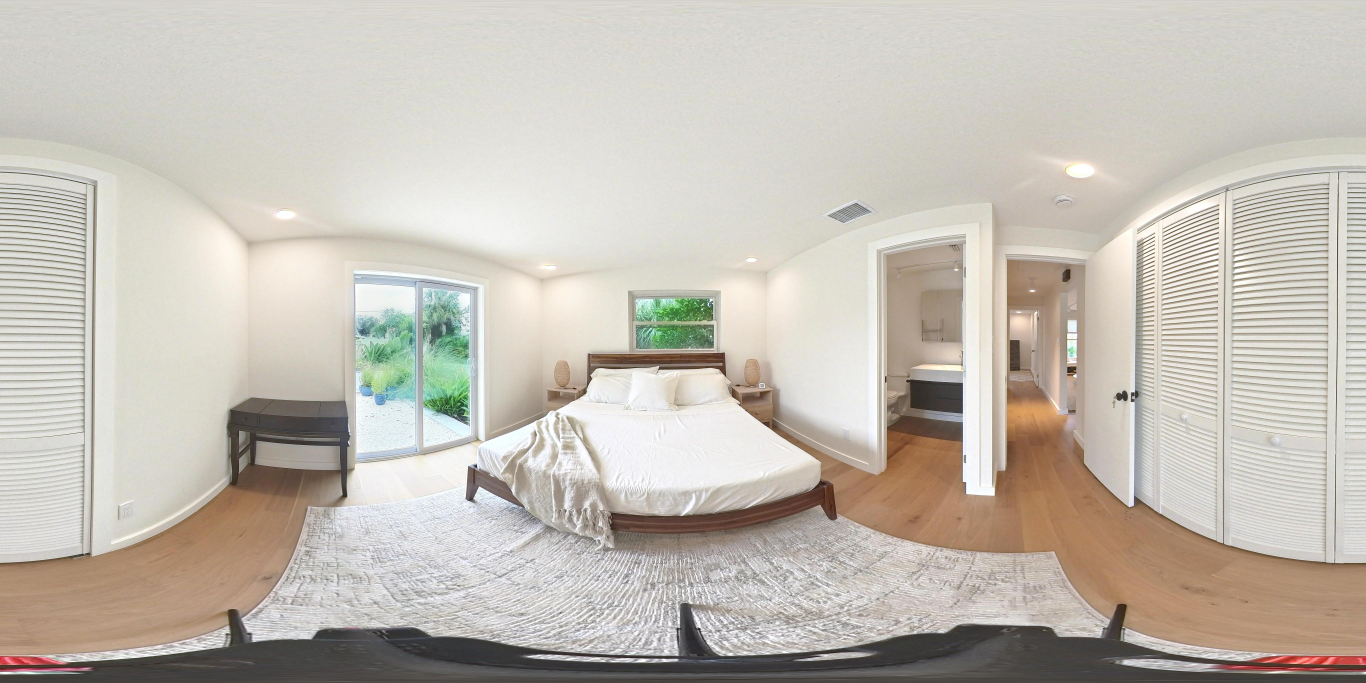
#> input picture source/zillow/panos/03fae42bc1.jpg, 4096 x 2048 px (shown at 1/3 size); its folder holds 4 pictures in this run
$ python pano_thumbs.py
#> lines starting #> are read from the running program, lines starting #| are printed output that depends on the picture
# Small WebP thumbnails for the panorama list and cards (the full 4096 x 2048 panoramas are ~1 MB each).
# usage (from web/): python3 -I tools/pano_thumbs.py
import glob, os
from PIL import Image
src = os.path.join(os.path.dirname(os.path.abspath(__file__)), '..', 'assets', 'panos')
out = os.path.join(os.path.dirname(os.path.abspath(__file__)), '..', 'assets', 'pano_thumbs')
os.makedirs(out, exist_ok=True)
total = 0
for f in sorted(glob.glob(os.path.join(src, '*.jpg'))):
    im = Image.open(f).convert('RGB')
#> im is the input picture: PIL image 4096x2048 RGB; mean R, G, B 196.3, 190.2, 180.7
    w, h = im.size
#> w = 4096; h = 2048
    # the middle of an equirect is the horizon band the viewer sees first; keep a 2:1 crop of it
    crop = im.crop((0, h // 6, w, h - h // 6)).resize((512, 192), Image.LANCZOS)
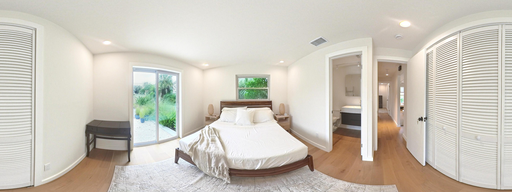
#> crop: PIL image 512x192 RGB; mean R, G, B 202.4, 196.5, 186.1
    dst = os.path.join(out, os.path.basename(f)[:-4] + '.webp')
    crop.save(dst, 'WEBP', quality=80, method=6)
    total += os.path.getsize(dst)
#> pass 2 of the loop `for f in sorted(glob.glob(os.path.join(src, '*.jpg'))):`:
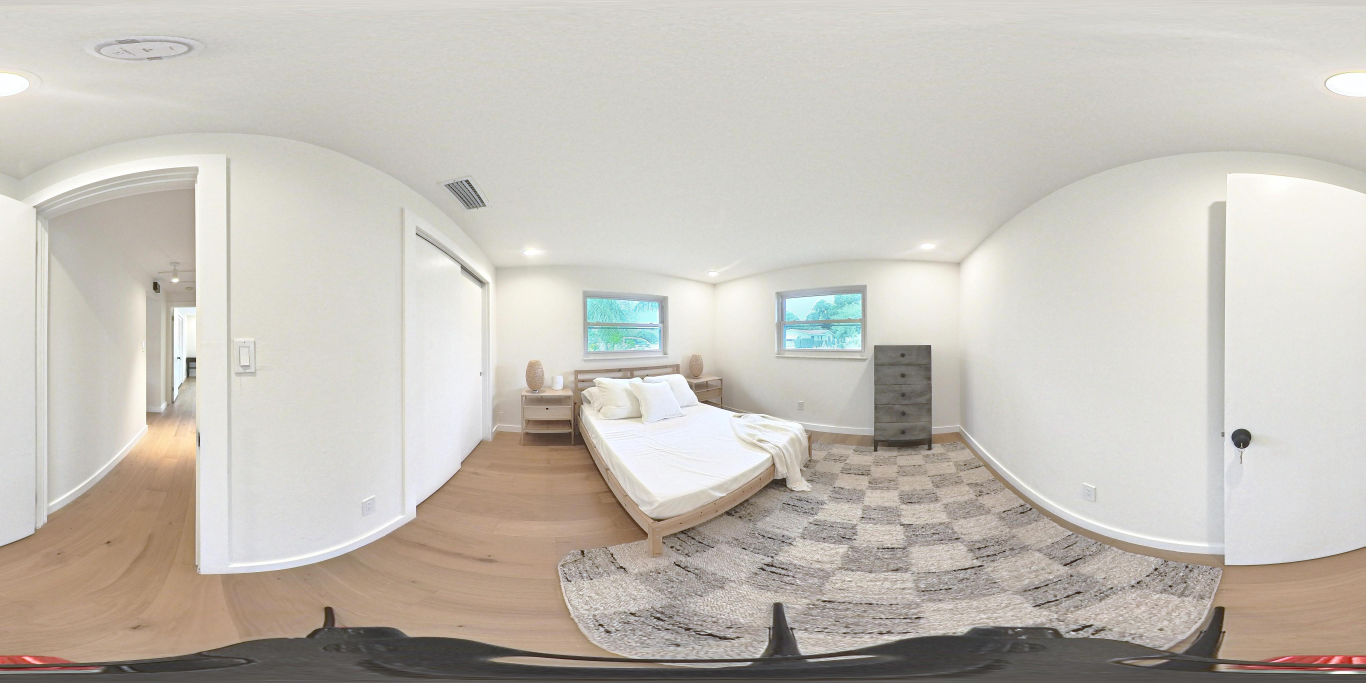
#> input picture source/zillow/panos/1cdbb27a4d.jpg, 4096 x 2048 px (shown at 1/3 size)
#> im is the input picture: PIL image 4096x2048 RGB; mean R, G, B 197.8, 192.7, 184.8
#> `crop = im.crop((0, h // 6, w, h - h // 6)).resize((512, 192), Image.LA..`:
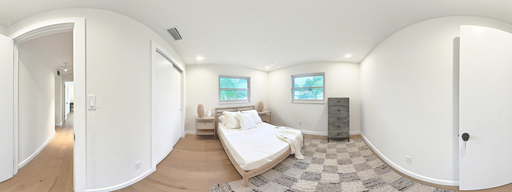
#> crop: PIL image 512x192 RGB; mean R, G, B 206.4, 202.9, 195.4
#> pass 3 of the loop `for f in sorted(glob.glob(os.path.join(src, '*.jpg'))):`:
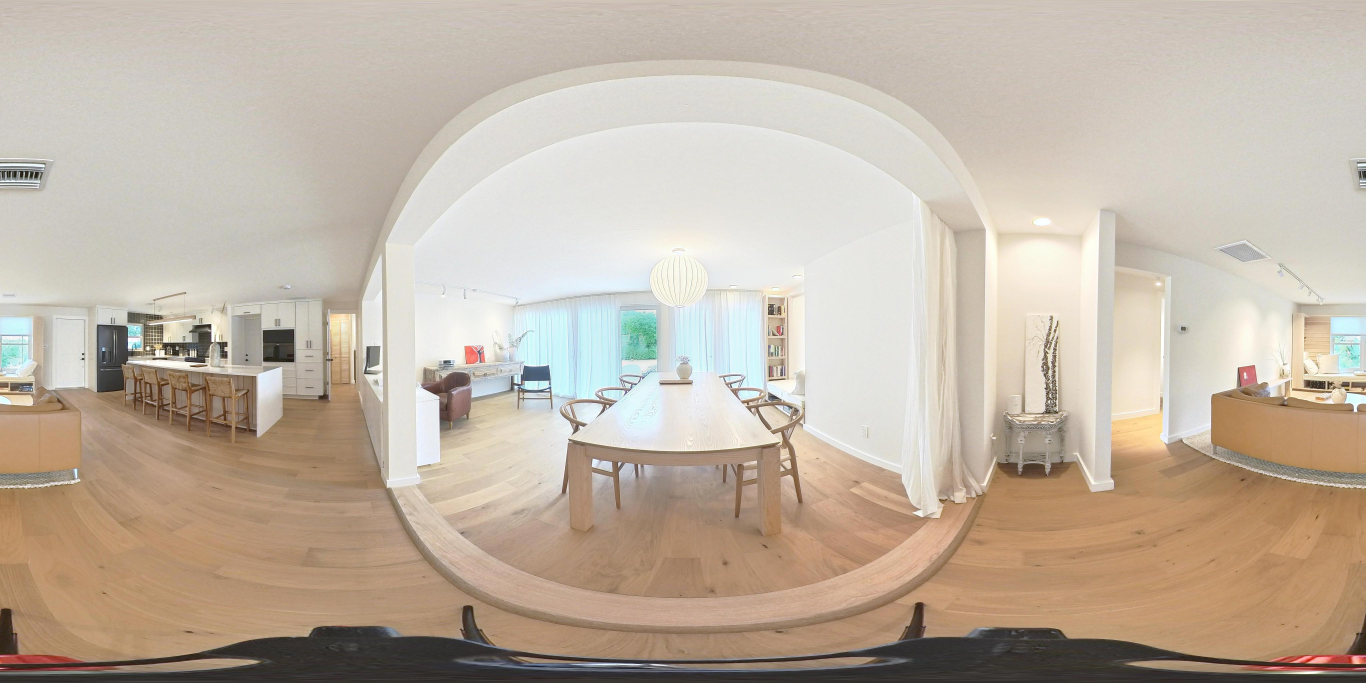
#> input picture source/zillow/panos/1e62b2e6e3.jpg, 4096 x 2048 px (shown at 1/3 size)
#> im is the input picture: PIL image 4096x2048 RGB; mean R, G, B 193.2, 179.7, 164.6
#> `crop = im.crop((0, h // 6, w, h - h // 6)).resize((512, 192), Image.LA..`:
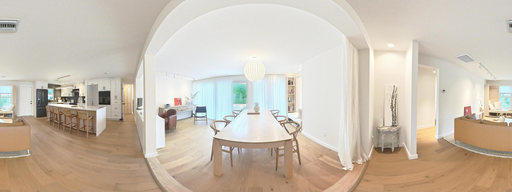
#> crop: PIL image 512x192 RGB; mean R, G, B 201.8, 190.3, 175.6
#> the loop made 4 passes; the first 3 are shown
print(f'{len(glob.glob(os.path.join(out, "*.webp")))} thumbnails, {total / 1024:.0f} KB total')
